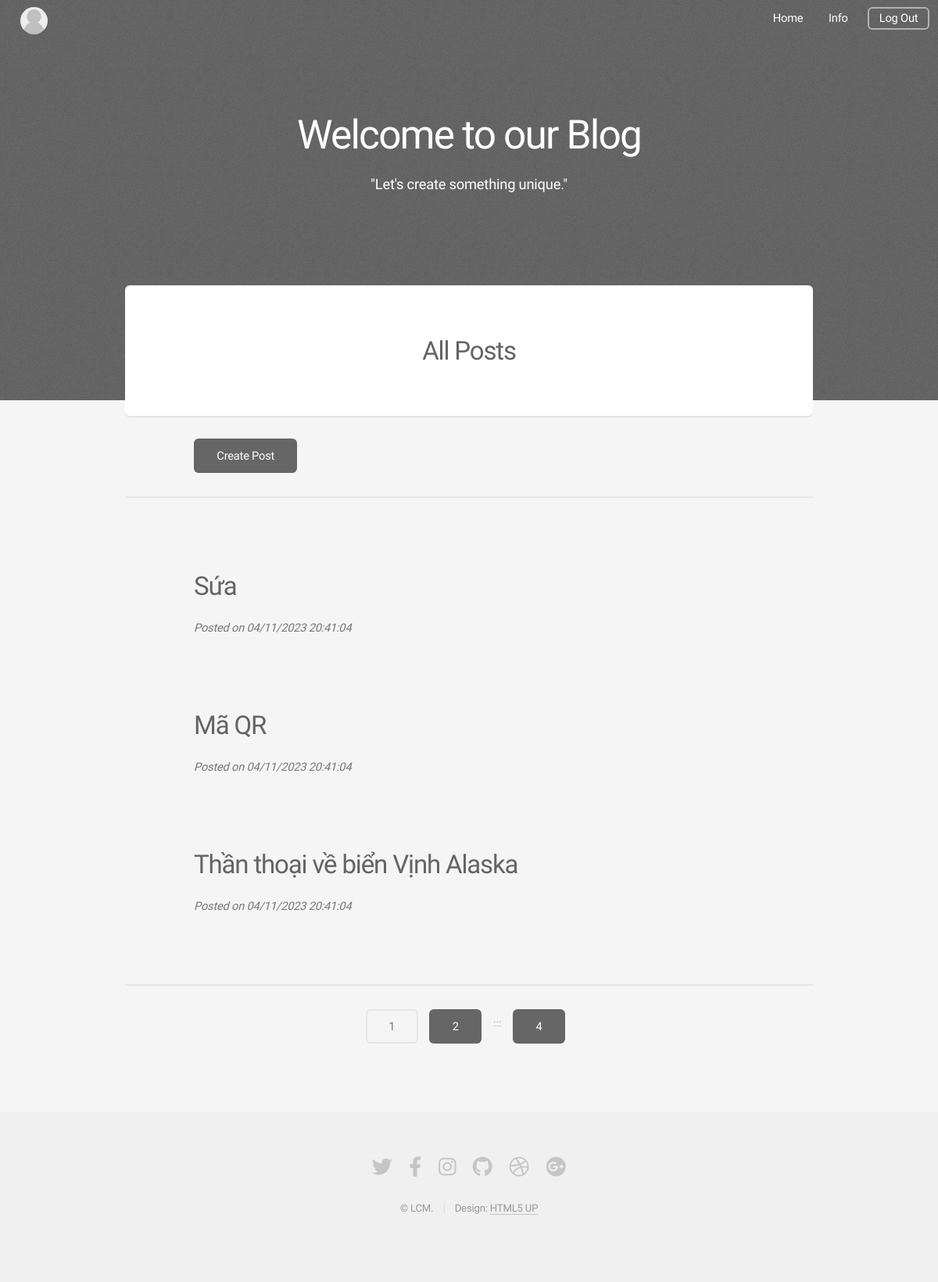
The page /home (signed in) on the database as committed earlier.
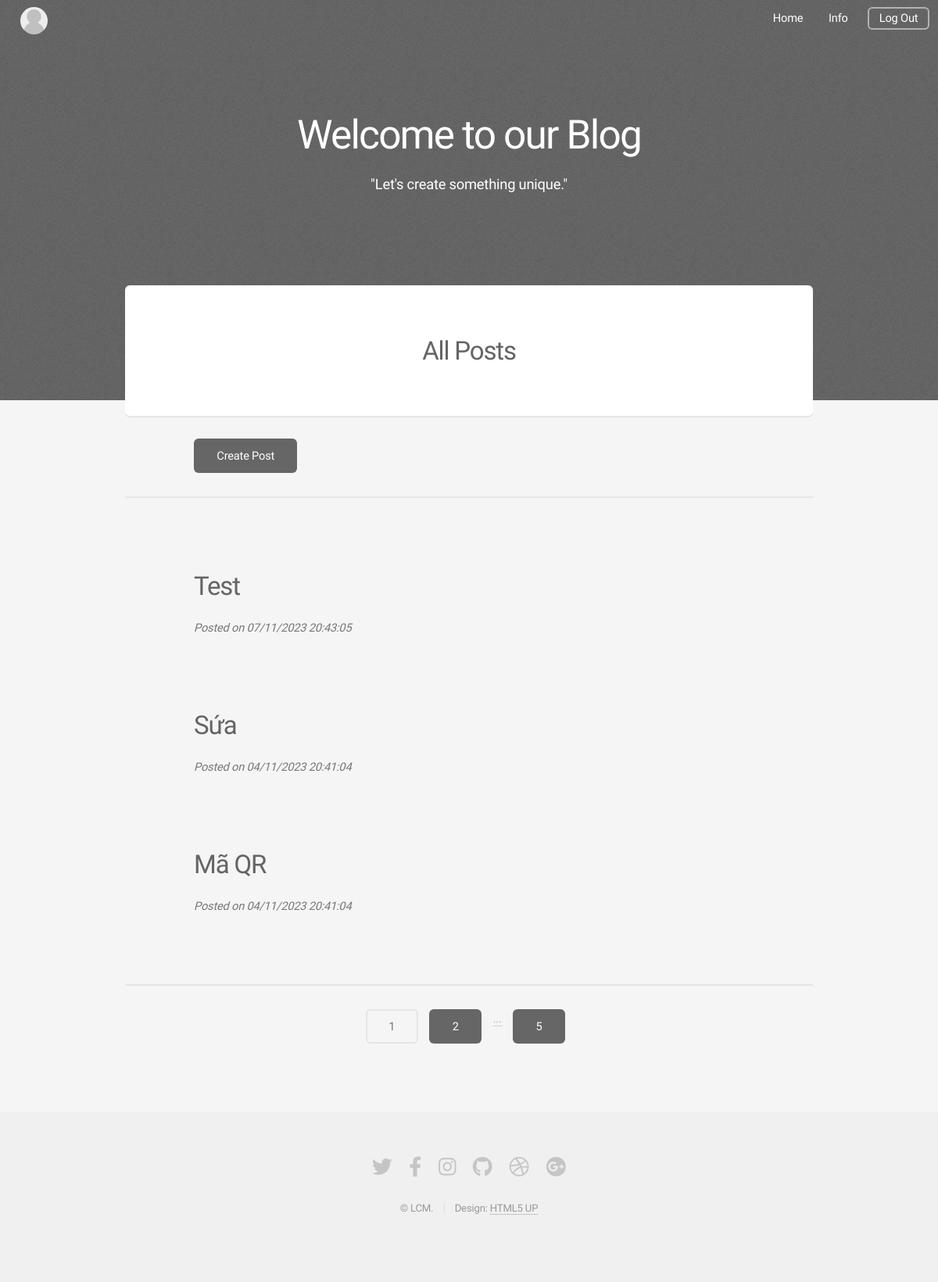
The same page on the database as committed later.
### blog/model.py (models this page shows, shortened)
class Post(db.Model):
    id = db.Column(db.Integer, primary_key=True)
    title = db.Column(db.String(100), nullable=False)
    content = db.Column(db.Text, nullable=False)
    date = db.Column(db.DateTime, nullable=False, default=datetime.now())
    image_cover = db.Column(db.String(20), default="..\static\default_image_cover.jpg")
    post_rela = db.relationship('State', backref=db.backref('post', lazy=True))

### blog/route.py (the view)
@app.route('/')
@app.route('/home')
def home():
    page = request.args.get('page', 1, type=int)
    posts = Post.query.order_by(Post.date.desc()).paginate(page=page,
                                                           per_page=3)
    return render_template('index.html', posts=posts)

### blog/model.py (called while the page is built)
@login_manager.user_loader
def load_user(user_id):
     return User.query.get(int(user_id))

### blog/templates/index.html (shortened to what the changed rows need)
<!DOCTYPE HTML>
<html>
	<head>
		<link rel="stylesheet" href="../static/assets/css/main.css" />
	</head>
	<body class="landing is-preload">
		<div id="page-wrapper">
            <section id="banner">
                <h2><b style="color: white;">Welcome to our Blog</b></h2>
            </section>
            <section id="main" class="container">
                <section class="box special">
                    <header class="major">
                        <h2>All Posts</h2>
                    </header>
                </section>
                {% for post in posts: %}
                <div style="margin: 10%">
                    <a href="{{ url_for('post', post_id=post.id) }}">
                        <h2>{{ post.title }}</h2>
                    </a>
                    <i>Posted on {{ post.date.strftime("%d/%m/%Y %H:%M:%S") }}</i>
                </div>
                {% endfor %}
                <div class="col-12" style="margin: 0 0 0 35%">
                    <ul class="actions">
                    {% for page_num in posts.iter_pages(left_edge=1, right_edge=1, left_current=1, right_current=1) %}
                        {% if page_num %}
                            {% if posts.page == page_num %}
                               <li><a href="{{ url_for('home', page=page_num) }}" class="button alt">{{ page_num }}</a></li>
                            {% else %}
                               <li><a href="{{ url_for('home', page=page_num) }}" class="button special">{{ page_num }}</a></li>
                            {% endif %}
                        {% else %}
                        <li><a href="#">...</a></li>
                        {% endif %}
                    {% endfor %}
                    </ul>
                </div>
            </section>
		</div>
	</body>
</html>

Rows that differ between the two databases and show on the page:
no longer on this page (row unchanged): Post: title "Thần thoại về biển Vịnh Alaska", date "04/11/2023 20:41:04"
added Post: title "Test", date "07/11/2023 20:43:05"
Other text that changed with them:
new list line: "5"
list line gone: "4"
